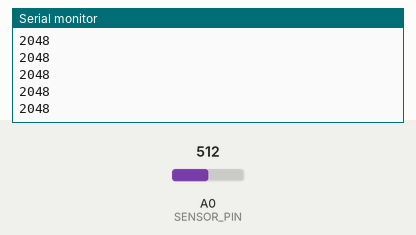
Recording of a sketch running on a simulated Arduino Zero (SAMD21). Parts: the last lines printed to the serial monitor. Inputs (shaded band) come from the test bench; at power-on: A0 (SENSOR_PIN) = 512 (analog values on the 0–1023 scale).

Above: at 1.2 s.
1.3 s: A0 (SENSOR_PIN) set to 716
At 1.32 s:
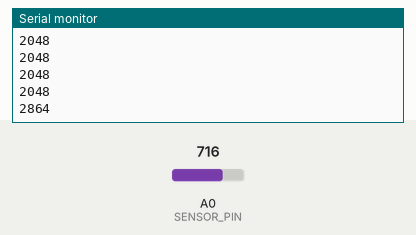
2.8 s: A0 (SENSOR_PIN) set to 900
At 2.82 s:
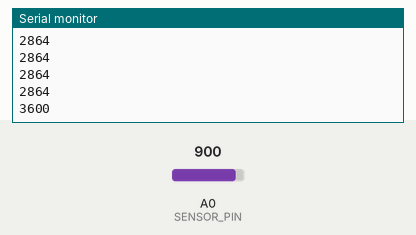
Timing chart, 0 to 5.8 s (numbered marks = the images above; inputs shaded):
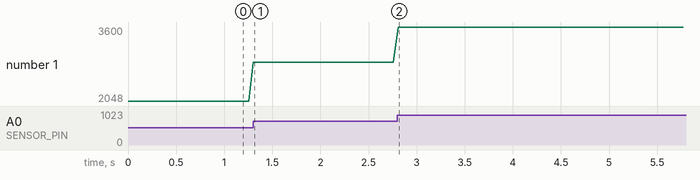

The sketch:

single_sensor.ino
```cpp
/*
 * Single-sensor bench check — is this FlexiForce alive?
 *
 * Wiring:  3V3 -- sensor -- A0 -- 10kOhm -- GND   (center sensor pin unused)
 * Open Serial Plotter (best) or Serial Monitor @ 115200.
 *
 * Rest  ~ 0-150 raw.  Firm press climbs to hundreds/thousands, drops on release.
 * If it's pinned near 0 and never moves, or floats high (>2000) and jittery
 * with nothing pressing, the sensor or a connection is bad.
 */
#define SENSOR_PIN A0

void setup() {
  Serial.begin(115200);
  analogReadResolution(12);   // 0..4095
}

void loop() {
  Serial.println(analogRead(SENSOR_PIN));
  delay(50);
}
```

Measured:
- after the input at 1.3 s, the serial monitor: prints a new line at once (image 1)
- after the input at 2.8 s, the serial monitor: prints a new line at once (image 2)
- plotted number 1: 2048 → 2864 after the input at 1.3 s, 2864 → 3600 after the input at 2.8 s
